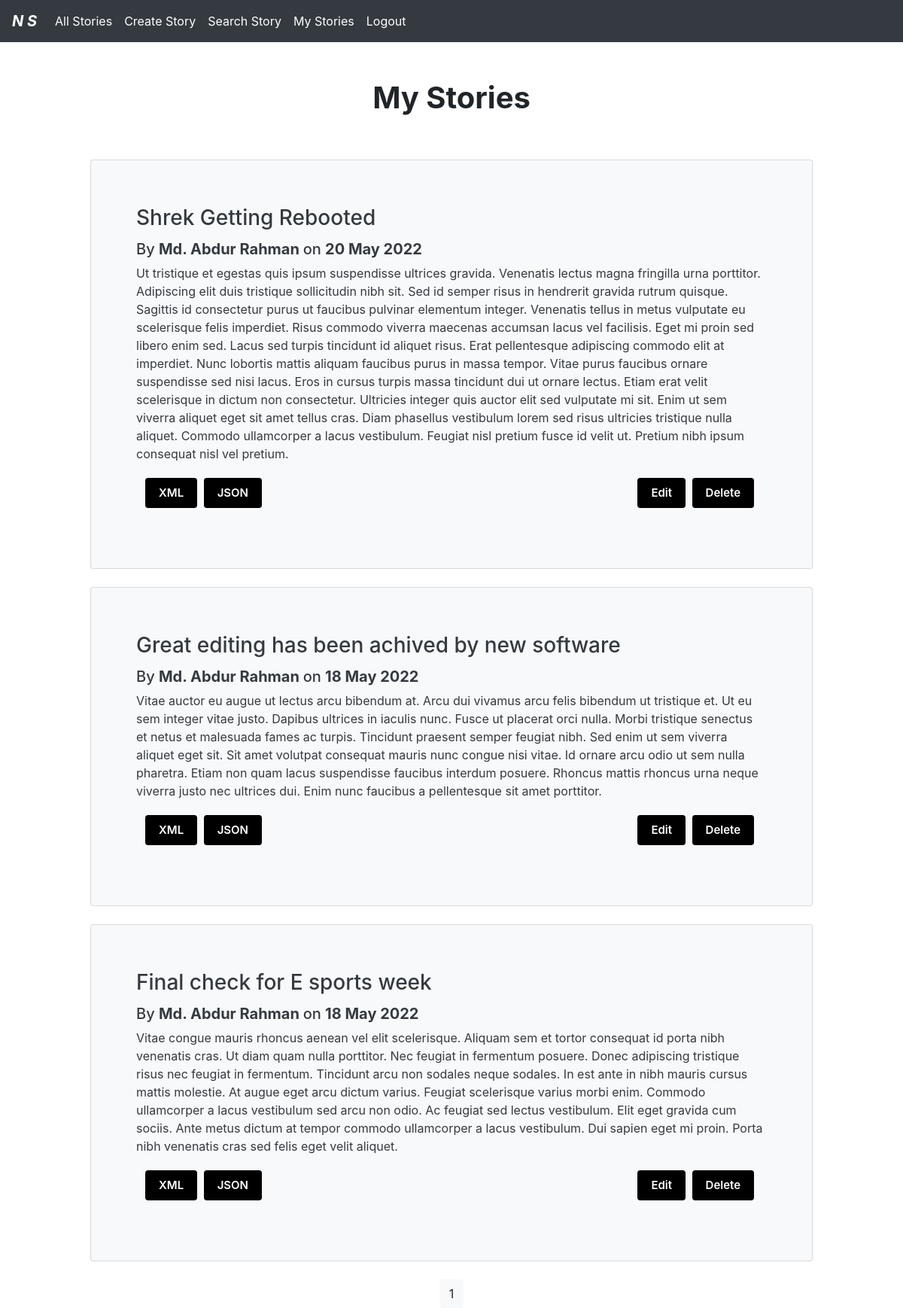
The page /my_story.php (signed in) on the database its author committed.
### tables this page shows
CREATE TABLE IF NOT EXISTS `story` (
  `id` bigint(20) NOT NULL AUTO_INCREMENT,
  `title` text NOT NULL,
  `body` longtext NOT NULL,
  `p_date` date NOT NULL,
  `user_id` varchar(50) DEFAULT NULL,
  `str_date` varchar(255) DEFAULT NULL,
  PRIMARY KEY (`id`),
  KEY `user_id` (`user_id`)
);

CREATE TABLE IF NOT EXISTS `user_data` (
  `user_id` varchar(50) NOT NULL,
  `password` varchar(20) NOT NULL,
  `full_name` varchar(70) NOT NULL,
  PRIMARY KEY (`user_id`)
);

### my_story.php (the view, shortened to what this page needs)
<?php
include('db.php');
$priv="";
if (isset($_SESSION['USER_DATA'])) {
$priv=$_SESSION['USER_DATA']['ID'];
include('nav.php');
}
else{
    header("Location: login.php");
}
?>
<?php
$results_per_page = 4;
?>
<!DOCTYPE html>
<html lang="en">
<head>
  <link rel="stylesheet" href="https://cdn.jsdelivr.net/npm/bootstrap@4.0.0/dist/css/bootstrap.min.css">
</head>
<body>
  <div class="conatiner" style="text-align:center;padding:50px;">
    <h1><b> My Stories </b> </h1>
  </div>
  <?php
  if (isset($_GET["page"])) {
    $page  = $_GET["page"];
  } else {
    $page = 1;
  };
  $start_from = ($page - 1) * $results_per_page;
  $sql = "SELECT * FROM story NATURAL JOIN user_data where user_id='$priv' ORDER BY p_date DESC LIMIT $start_from, " . $results_per_page;
  $result = mysqli_query($connection, $sql);
  ?>
  <?php
  foreach ($result as $key => $value) {
  ?>
    <div class="card bg-light text-dark" style="padding: 40px; margin: auto ; width:80%; border: 0%; box-shadow:0 0 0 0;">
      <div class="card-body">
        <h3 class="card-title"><?= $value['title'] ?></h3>
        <h5 class="card-text">
          By <b> <?= $value['full_name'] ?> </b> on <b> <?= $value['str_date'] ?></b>
        </h5>
        <p class="card-text"><?= $value['body'] ?></p>
        <form action="delete.php" method="post">
          <p class="split-para">
          <a href="xml.php?Story_id=<?= $value['id'] ?>" class="button">XML</a>
          <a href="json.php?Story_id=<?= $value['id'] ?>" class="button">JSON</a>
          <?php
          if($priv==$value['user_id'])
          {
            ?>
            <span>
              <a href="edit.php?Story_id=<?= $value['id'] ?>" class="button">Edit</a>
              <button type="submit" class="button" name="submit">Delete</button>
            </span>
            <?php } ?>
          </p>
        </form>
      </div>
    </div>
    <br>
  <?php
  }
  ?>
  <center>
    <?php
    $sql = "SELECT COUNT(id) AS total FROM story where user_id='$priv'";
    $result = mysqli_query($connection, $sql);
    $result = mysqli_fetch_assoc($result);
    $total_pages = ceil($result["total"] / $results_per_page);
    for ($i = 1; $i <= $total_pages; $i++) {
      $class="btn btn-dark";
      if ($i == $page){
        $class="btn btn-light";
      }
      echo "<a href='my_story.php?page=$i'class='$class'>  $i </a> ";
    }
    ?>
  </center>
</body>
</html>

### my_story.php (style rules this page uses)
.button { background-color: black; border: 2px solid transparent; border-radius: 4px; color: white; padding: 7px 16px; text-align: center; text-decoration: none; display: inline-block; font-size: 15px; margin: 4px 2px; cursor: pointer; font-weight: 600; -webkit-transition-duration: 0.1s; transition-duration: 0.1s; }
.split-para { display: block; margin: 10px; }
.split-para span { display: block; float: right; width: 20%; margin-left: 10px; }

### rows shown on the page
story: title "Shrek Getting Rebooted", user.full_name "Md. Abdur Rahman", str_date "20 May 2022", body "Ut tristique et egestas quis ipsum suspendisse ultrices gravida. Venenatis lectus magna fringilla urna porttitor. Adipiscing elit duis tristique sollicitudin nibh sit. Sed id semper risus in hendrerit gravida rutrum quisque. Sagittis id consectetur purus ut faucibus pulvinar elementum integer. Venenatis tellus in metus vulputate eu scelerisque felis imperdiet. Risus commodo viverra maecenas accumsan lacus vel facilisis. Eget mi proin sed libero enim sed. Lacus sed turpis tincidunt id aliquet risus. Erat pellentesque adipiscing commodo elit at imperdiet. Nunc lobortis mattis aliquam faucibus purus in massa tempor. Vitae purus faucibus ornare suspendisse sed nisi lacus. Eros in cursus turpis…"
story: title "Great editing has been achived by new software", user.full_name "Md. Abdur Rahman", str_date "18 May 2022", body "Vitae auctor eu augue ut lectus arcu bibendum at. Arcu dui vivamus arcu felis bibendum ut tristique et. Ut eu sem integer vitae justo. Dapibus ultrices in iaculis nunc. Fusce ut placerat orci nulla. Morbi tristique senectus et netus et malesuada fames ac turpis. Tincidunt praesent semper feugiat nibh. Sed enim ut sem viverra aliquet eget sit. Sit amet volutpat consequat mauris nunc congue nisi vitae. Id ornare arcu odio ut sem nulla pharetra. Etiam non quam lacus suspendisse faucibus interdum posuere. Rhoncus mattis rhoncus urna neque viverra justo nec ultrices dui. Enim nunc faucibus a pellentesque sit amet porttitor."
story: title "Final check for E sports week", user.full_name "Md. Abdur Rahman", str_date "18 May 2022", body "Vitae congue mauris rhoncus aenean vel elit scelerisque. Aliquam sem et tortor consequat id porta nibh venenatis cras. Ut diam quam nulla porttitor. Nec feugiat in fermentum posuere. Donec adipiscing tristique risus nec feugiat in fermentum. Tincidunt arcu non sodales neque sodales. In est ante in nibh mauris cursus mattis molestie. At augue eget arcu dictum varius. Feugiat scelerisque varius morbi enim. Commodo ullamcorper a lacus vestibulum sed arcu non odio. Ac feugiat sed lectus vestibulum. Elit eget gravida cum sociis. Ante metus dictum at tempor commodo ullamcorper a lacus vestibulum. Dui sapien eget mi proin. Porta nibh venenatis cras sed felis eget velit aliquet."
